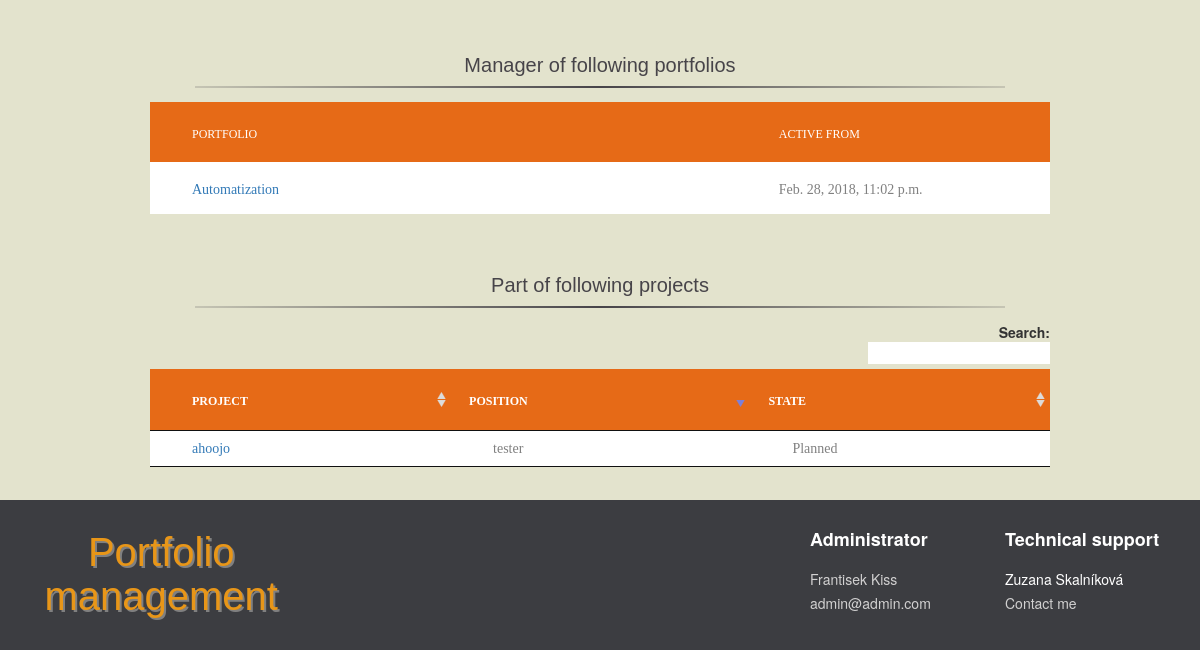
Page /dp/employee/2 (signed in, lower part) on the earlier database version.
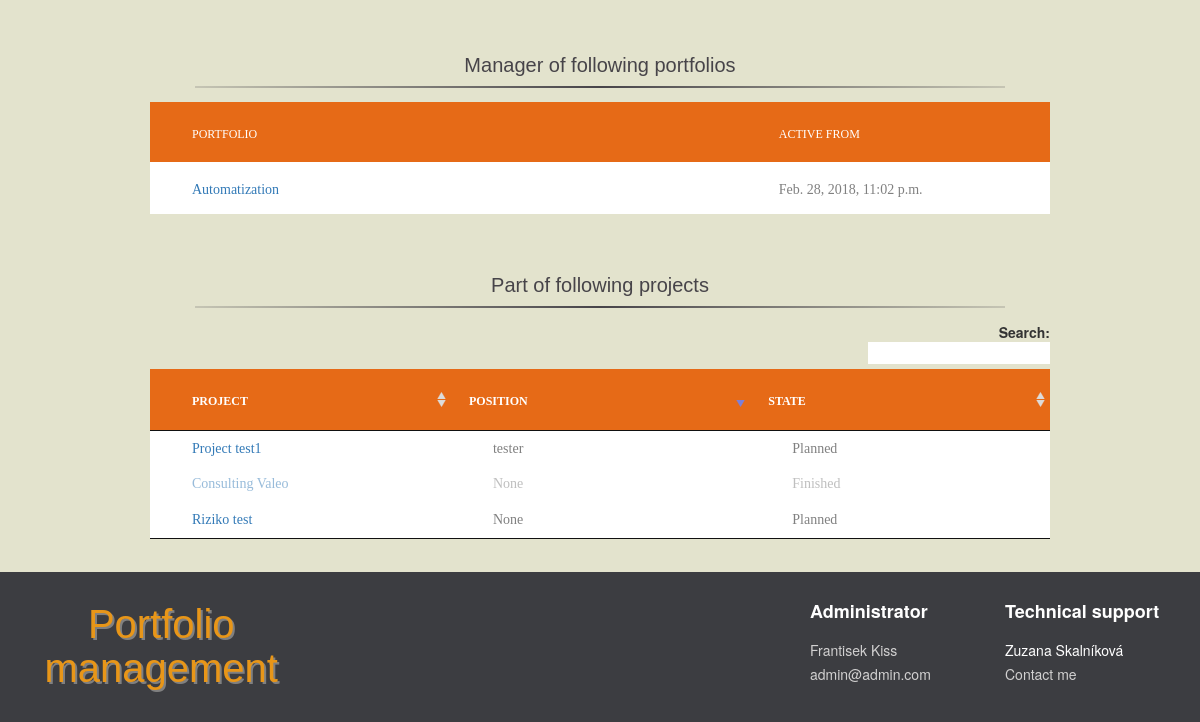
Same page on the later database version.
### dp/models.py (models this page shows, shortened)
class Portfolio(models.Model):
    portfolio_name = models.CharField(max_length=200)
    pub_date = models.DateTimeField('date published', editable=False)
    portfolio_manager = models.ForeignKey(Employee, on_delete=models.SET_NULL, null=True)
    description = models.CharField(max_length=200, null=True)

class ProjectMember(models.Model):
    class Meta:
        unique_together = (('project', 'member'),)
    project = models.ForeignKey(Project, on_delete=models.CASCADE)
    member = models.ForeignKey(Employee, on_delete=models.CASCADE)
    position = models.CharField(max_length=200, null=True)

class Project(models.Model):
    portfolio = models.ForeignKey(Portfolio, on_delete=models.SET_NULL, null=True, blank=True)
    project_name = models.TextField()
    description = models.CharField(max_length=200)
    plan_budget = models.DecimalField(max_digits=15, decimal_places=2, null=True, blank=True)
    used_budget = models.DecimalField(max_digits=15, decimal_places=2, default=0)
    manhours = models.DecimalField(max_digits=15, decimal_places=0, null=True, blank=True)
    pub_date = models.DateTimeField (auto_now_add=True)
    start_date = models.DateField ('date of start', null=True, blank=True)
    deadline = models.DateField ('date of deadline', null=True, blank=True)
    possible_income = models.DecimalField(max_digits=15, decimal_places=2, null=True, blank=True)
    complexity = models.CharField(max_length=1, choices=COMPLEXITY_VALUES, null=True)
    type = models.CharField(max_length=1, choices=TYPE_VALUES, null=True)
    urgency = models.CharField(max_length=1, choices=PRIORITY_VALUES, null=True)
    importance = models.CharField(max_length=1, choices=PRIORITY_VALUES, null=True)
    STATE_VALUES = (
        ('1', 'Planned'),
        ('2', 'Ongoing'),
        ('3', 'Finished'),
        ('4', 'Interrupted'),
        ('5', 'Stopped'),
    )
    state = models.CharField(max_length=1, choices=STATE_VALUES, default=1)
    progress = models.DecimalField(max_digits=3, decimal_places=2, default=0,
                                   validators=[MaxValueValidator(1.00), MinValueValidator(0.00)])
    project_manager = models.ForeignKey(Employee, on_delete=models.SET_NULL, null=True, blank=True)

### dp/views.py (the view)
# urls.py: path('employee/<int:employee_id>', views.employee_detail, name='employee_detail'),
@login_required
def employee_detail(request, employee_id):
    employee = get_object_or_404(Employee, pk=employee_id)
    abilities = MemberAbility.objects.filter(member_id=employee_id)
    ability_count = abilities.count()
    proj_count = employee.projectmember_set.count()
    task_count = employee.assignedtask_set.count()
    return render(request, 'dp/employee_detail.html',
                  {'employee': employee, 'ability_count': ability_count, 'proj_count': proj_count,
                   'task_count': task_count, 'error_message': "You didn't select a choice."})

### dp/templatetags/extratags.py (called while the page is built)
@register.simple_tag(takes_context=True)
def add_admin_to_context(context):
    admin_info = {}
    admin = Employee.objects.get(position = 'Administrator')
    admin_info['id'] = admin.id
    admin_info['first_name'] = admin.user.first_name
    admin_info['last_name'] = admin.user.last_name
    admin_info['email'] = admin.user.email
    context.dicts[0]["admin_info"] = admin_info
    return ''

### templates/dp/employee_detail.html (shortened to what the changed rows need)
{% extends "dp/base.html" %}
{% load static %}
{% block cssblock %}
    <link rel="stylesheet" type="text/css" href="{% static 'dp/css/index.css' %}"/>
{% endblock %}
{% block content %}
    <div class="ability">
        <div class="container-table100 ">
            <div class="wrap-table100">
                {% if employee.portfolio_set.all %}
                    <br>
                    <br>
                    <div class="ttl">
                        <h2>Manager of following portfolios</h2>
                    </div>
                    <div class="table100 ver1 m-b-110">
                        <table data-vertable="ver1">
                            <thead>
                            <tr class="row100 head">
                                <th class="column100 column1" data-column="column1">Portfolio</th>
                                <th class="column100 column2" data-column="column2">Active from</th>
                            </tr>
                            </thead>
                            <tbody>
                            <ul>
                                {% for portfolio in employee.portfolio_set.all %}
                                    <tr class="row100">
                                        <td class="column100 column1" data-column="column1">
                                            <a href="{% url 'dp:portfolio_detail' portfolio.id %}">{{ portfolio.portfolio_name }}</a>
                                        </td>
                                        <td class="column100 column2" data-column="column2">
                                            {{ portfolio.pub_date }}
                                        </td>
                                    </tr>
                                {% endfor %}
                            </ul>
                            </tbody>
                        </table>
                    </div>
                {% endif %}
                {% if employee.projectmember_set.all %}
                    <br>
                    <br>
                    <div class="ttl">
                        <h2>Part of following projects</h2>
                    </div>
                    <div class="table100 ver1 m-b-110">
                        <table id="proj">
                            <thead>
                            <tr class="row100 head">
                                <th class="column100 column1" data-column="column1">Project</th>
                                <th class="column100 column2" data-column="column2">Position</th>
                                <th class="column100 column2" data-column="column2">State</th>
                            </tr>
                            </thead>
                            <tbody>
                            <ul>
                                {% for projectmember in employee.projectmember_set.all %}
                                    {% if projectmember.project.state == '5' or projectmember.project.state == '3' %}
                                        <tr class="row100" style="opacity: 0.5">
                                            {% else %}
                                        <tr class="row100">
                                    {% endif %}
                                <td class="column100 column1" data-column="column1">
                                    <a href="{% url 'dp:project_detail' projectmember.project_id %}">{{ projectmember.project.project_name }}</a>
                                </td>
                                <td class="column100 column1" data-column="column1">
                                    {{ projectmember.position }}
                                </td>
                                <td class="column100 column1" data-column="column1">
                                    {{ projectmember.project.get_state_display }}
                                </td>
                                </tr>
                                {% endfor %}
                            </ul>
                            </tbody>
                        </table>
                    </div>
                {% endif %}
            </div>
        </div>
    </div>
{% endblock %}

Differences in the rows shown:
changed through a linked row, ProjectMember "tester": project.project_name "ahoojo" → "Project test1"
added ProjectMember: project.project_name "Consulting Valeo", position "None", project.state "Finished"
added ProjectMember: project.project_name "Riziko test", position "None", project.state "Planned"
